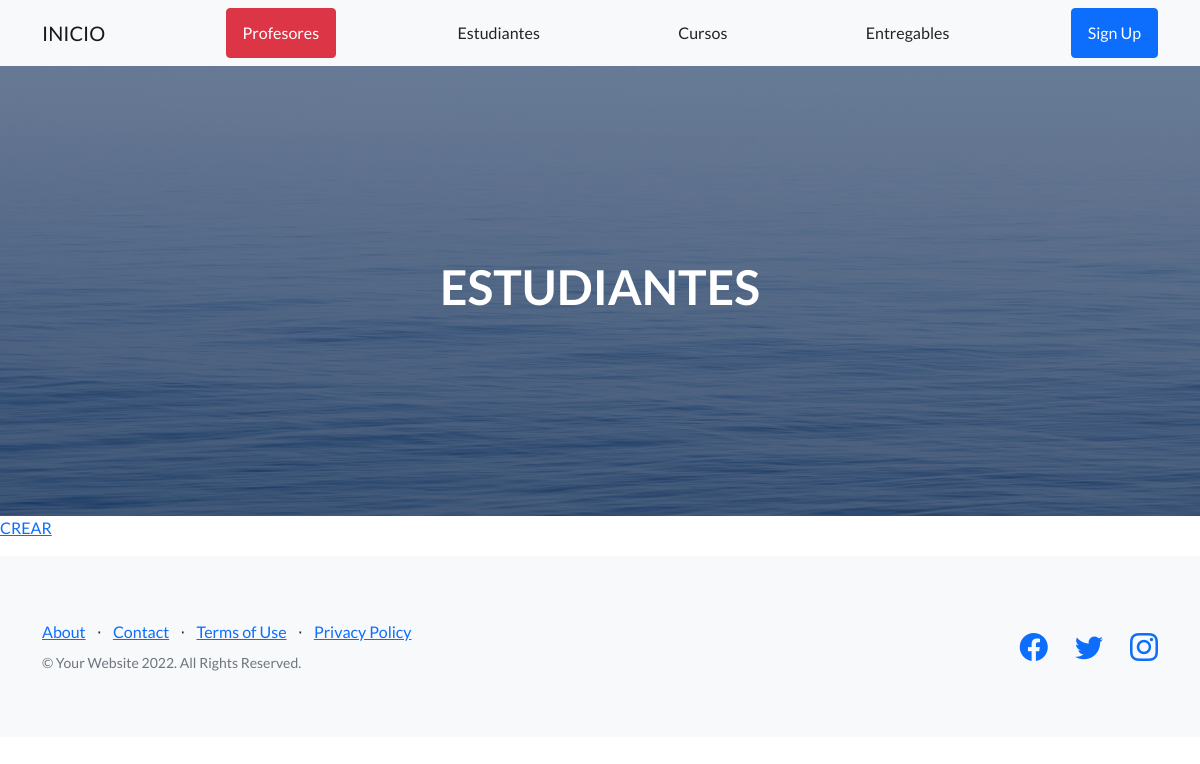
The app's page /AppCoder/estudiante/list/, older data.
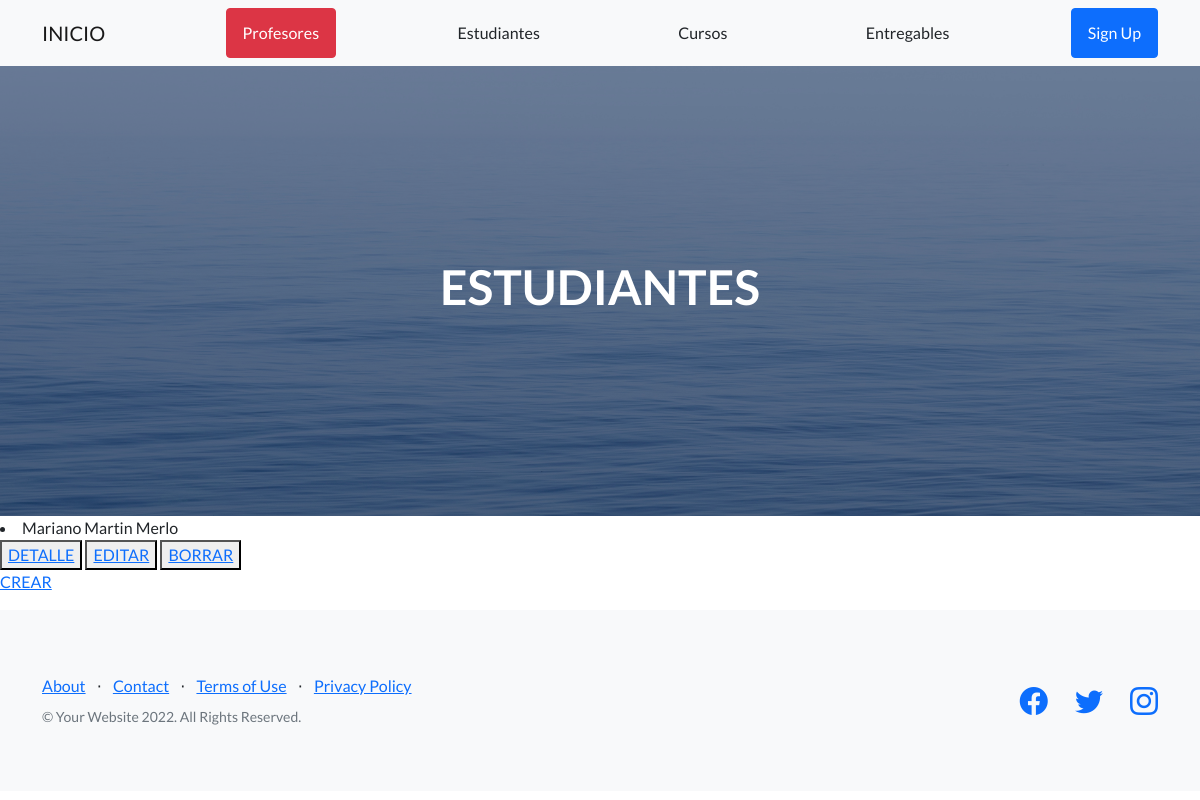
The same page, newer data.
### AppCoder/models.py (models this page shows)
class Estudiante(models.Model):
    nombre= models.CharField(max_length=50)
    apellido= models.CharField(max_length=50)
    email= models.EmailField()
    def __str__(self):
        return self.nombre +" "+ self.apellido

### AppCoder/views.py (the view)
# urls.py: path('estudiante/list/', EstudiantesList.as_view(), name= 'estudiante_listar'),
class EstudiantesList(ListView):
    model= Estudiante
    template_name= 'AppCoder/estudiantes.html'

### AppCoder/templates/AppCoder/estudiante_list.html
{% extends "AppCoder/padre.html" %}
{% load static %}
{% block contenidoQueCambia %}
{% for estudiante in object_list %}
<li>{{estudiante}}</li>
<button>
    <a href="{% url 'estudiante_detalle' estudiante.id %}">DETALLE</a>
</button>
<button>
    <a href="{% url 'estudiante_editar' estudiante.id %}">EDITAR</a>
</button>
<button>
    <a href="{% url 'estudiante_borrar' estudiante.id %}">BORRAR</a>
</button>
{% endfor %}
<p>
    <a href="{% url 'estudiante_crear' %}">CREAR</a>
</p>
{% endblock %}
{% block título %}
<h1>ESTUDIANTES</h1>
{% endblock %}

Row changes from the older to the newer data that the page shows:
added Estudiante: nombre+apellido "Mariano Martin Merlo"
